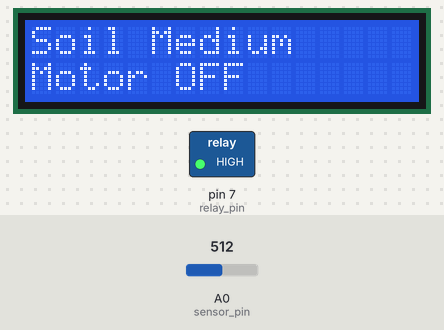
Bench run of a sketch on a simulated Arduino Uno, built with avr-gcc and run on an emulated ATmega328P. On the bench: 16×2 character LCD, switched loads named in the sketch (green lamp = pin HIGH). The inputs (shaded band) are chosen by the test bench; at power-on: A0 (sensor_pin) = 512. What the sketch prints to the serial monitor is not drawn.

Above: at 1.2 s.
1.3 s: A0 (sensor_pin) set to 934
4.3 s: A0 (sensor_pin) set to 964
At 5.0 s:
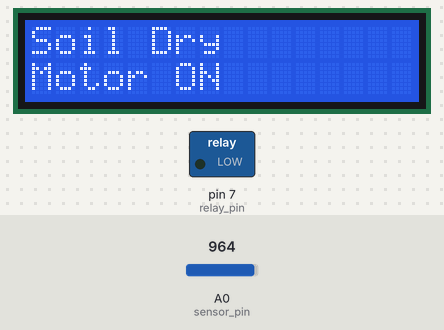
5.9 s: A0 (sensor_pin) set to 390
At 6.3 s:
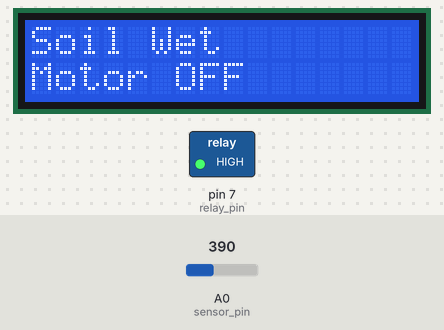
7.5 s: A0 (sensor_pin) set to 960
At 8.7 s:
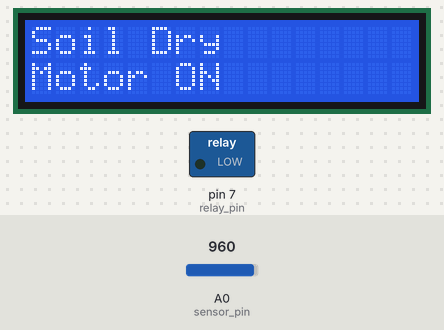
9.0 s: A0 (sensor_pin) set to 940
At 9.9 s:
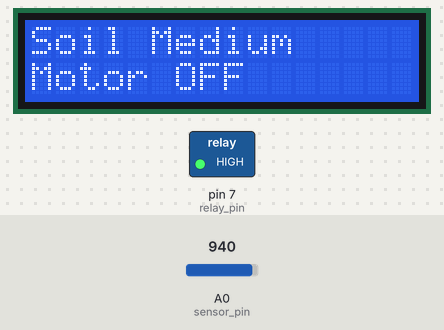
Timing chart, 0 to 11.6 s (numbered marks = the images above; inputs shaded):
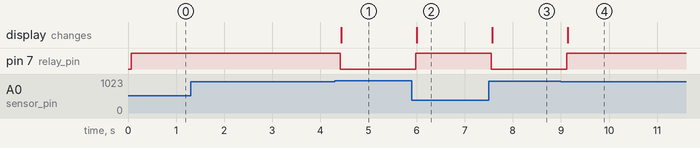

Measured:
- the behaviour switches between 950 and 951 on A0 (sensor_pin) (found by bisection; images 0 and 1)
- after the input at 1.3 s, every drawn part: stays the same
- after the input at 4.3 s, pin 7 (relay_pin): HIGH → LOW after 0.11 s; the display: changes after 0.13 s (image 1)
- after the input at 5.9 s, pin 7 (relay_pin): LOW → HIGH after 0.08 s; the display: changes after 0.10 s (image 2)
- after the input at 7.5 s, pin 7 (relay_pin): HIGH → LOW after 0.05 s; the display: changes after 0.07 s (image 3)
- after the input at 9.0 s, pin 7 (relay_pin): LOW → HIGH after 0.12 s; the display: changes after 0.14 s (image 4)

The sketch:

PlantWatering_SoilMoisture_Lcd_Code.ino
```cpp
//YouTube | Tech at Home
#include<LiquidCrystal_I2C.h>

LiquidCrystal_I2C lcd(0x27,16,2);

int sensor_pin = A0;       //Sensor Pin
int relay_pin = 7;         //Relay Pin

void setup()
{
  Serial.begin(9600);
  lcd.begin(16,2);
  lcd.backlight();
  lcd.setBacklight(HIGH);
  pinMode(sensor_pin, INPUT);
   pinMode(relay_pin, OUTPUT);
}

void loop()
{
  int sensor_data = analogRead(sensor_pin);
  Serial.print("Sensor_data:");
  Serial.print(sensor_data);
  Serial.print("\t | ");

  if(sensor_data > 950)
  {
    Serial.println("No moisture, Soil is dry");
    digitalWrite(relay_pin, LOW);
    lcd.setCursor(0,0);
    lcd.print("Soil Dry   ");
    lcd.setCursor(0,1);
    lcd.print("Motor ON ");
  }
  else if(sensor_data >= 400 && sensor_data <= 950)
  {
    Serial.println("There is some moisture, Soil is medium");
    digitalWrite(relay_pin, HIGH);
    lcd.setCursor(0,0);
    lcd.print("Soil Medium");
    lcd.setCursor(0,1);
    lcd.print("Motor OFF");
  }
  else if(sensor_data < 400)
  {
    Serial.println("Soil is wet");
    digitalWrite(relay_pin, HIGH);
    lcd.setCursor(0,0);
    lcd.print("Soil Wet   ");
    lcd.setCursor(0,1);
    lcd.print("Motor OFF");
  }

  delay(100);
}
```
